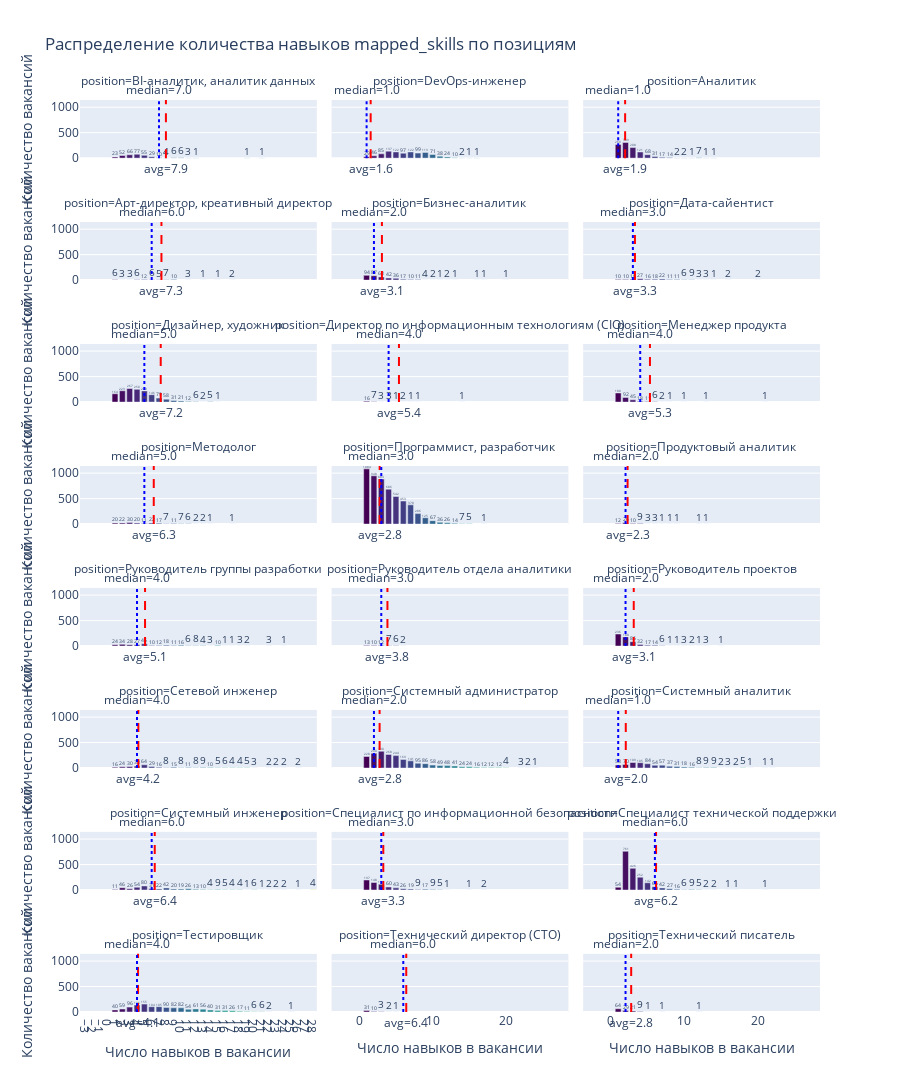

The code cell stored with this chart in its notebook:
### Code cell
# Добавляем колонку с числом навыков
df_train_result['skills_count'] = df_train_result['mapped_skills'].apply(
    lambda x: len(x) if isinstance(x, list) else 0
)

# Считаем распределение в разрезе position
skills_dist_pos = (
    df_train_result.groupby(['position', 'skills_count'])
    .size()
    .reset_index(name='Число вакансий')
)

# Среднее и медианное число навыков на вакансию по каждой позиции
stats_skills_per_position = (
    df_train_result.groupby('position')['skills_count']
    .agg(['mean', 'median'])
    .reset_index()
    .rename(columns={'mean': 'avg_skills_count', 'median': 'median_skills_count'})
)

# Строим интерактивный график с разрезом по position
fig = px.bar(
    skills_dist_pos,
    x='skills_count',
    y='Число вакансий',
    color='skills_count',
    facet_col='position',  # отдельный график на каждую позицию
    facet_col_wrap=3,      # число графиков в ряд
    title='Распределение количества навыков mapped_skills по позициям',
    labels={'skills_count': 'Число навыков в вакансии', 'Число вакансий': 'Количество вакансий'},
    text='Число вакансий',
    color_continuous_scale='Viridis'
)

# Добавляем подписи на колонках
fig.update_traces(texttemplate='%{text}', textposition='outside')




# Настройки отображения
fig.update_layout(
    hovermode="x",
    xaxis=dict(tickmode='linear'),
    coloraxis_showscale=False,
    height=2400
)

# Добавляем среднее и медиану как линии на каждый график
for i, pos in enumerate(stats_skills_per_position['position'].unique()):
    avg_val = stats_skills_per_position.loc[
        stats_skills_per_position['position'] == pos, 'avg_skills_count'
    ].values[0]
    median_val = stats_skills_per_position.loc[
        stats_skills_per_position['position'] == pos, 'median_skills_count'
    ].values[0]

    # Среднее - красная пунктирная линия
    fig.add_vline(
        x=avg_val,
        line_dash="dash",
        line_color="red",
        annotation_text=f"avg={avg_val:.1f}",
        annotation_position="bottom",
        row=(i // 3) + 1,
        col=(i % 3) + 1
    )

    # Медиана - синяя пунктирная линия
    fig.add_vline(
        x=median_val,
        line_dash="dot",
        line_color="blue",
        annotation_text=f"median={median_val:.1f}",
        annotation_position="top",
        row=(i // 3) + 1,
        col=(i % 3) + 1
    )

for anno in fig.layout.annotations:
    if 'position=' in anno.text:  # проверка, что это подпись position
        anno.y += 0.01  # поднимаем чуть выше
        
        
fig.show()
